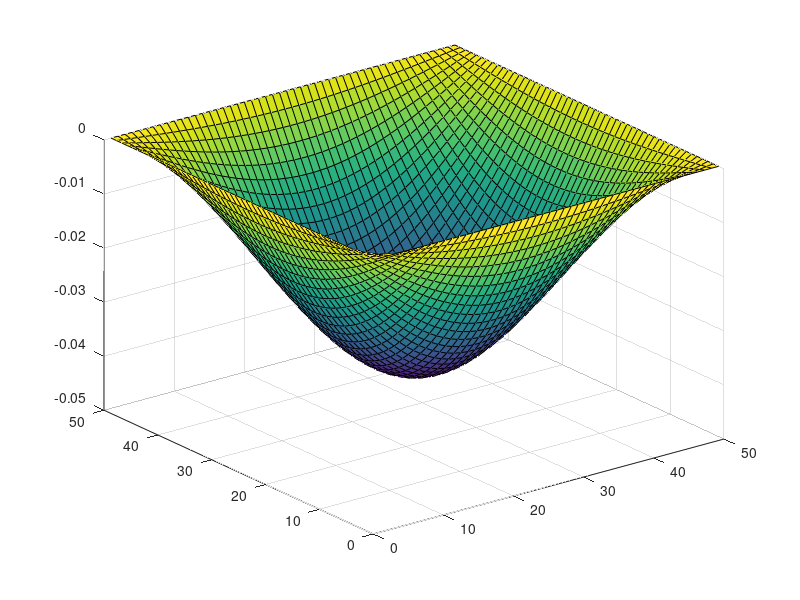

Source code (MATLAB):
nx = 50;
ny = 50;

deltaxy = 1;

G = sparse(nx*ny);
B = zeros(1,nx*ny);


for i = 1:nx
    for j = 1:ny
        n= j + (i-1)*ny;
        
        if i==1
            G(n,:) = 0;
            G(n,n) = 1;
        elseif i == nx
            G(n,:) = 0;
            G(n,n) = 1;
        elseif j ==1
            G(:,n) = 0;
            G(n,n) = 1;
        elseif j ==ny
            G(:,n) = 0;
            G(n,n) = 1;
        else
            G(n,n) = -4;
            G(n,j+(i-2)*ny) = 1;
            G(n,j+i*ny) = 1;
            G(n,j+1+(i-1)*ny) = 1;
            G(n,j-1+(i-1)*ny ) = 1;
        end
    end   
end

[E,D] = eigs(G,9,'SM');

V = zeros(50,50,9);

for i= 1:9
    V(:,:,i) = reshape(E(:,i), nx, ny);
    
end
surf(V(:,:,1));

